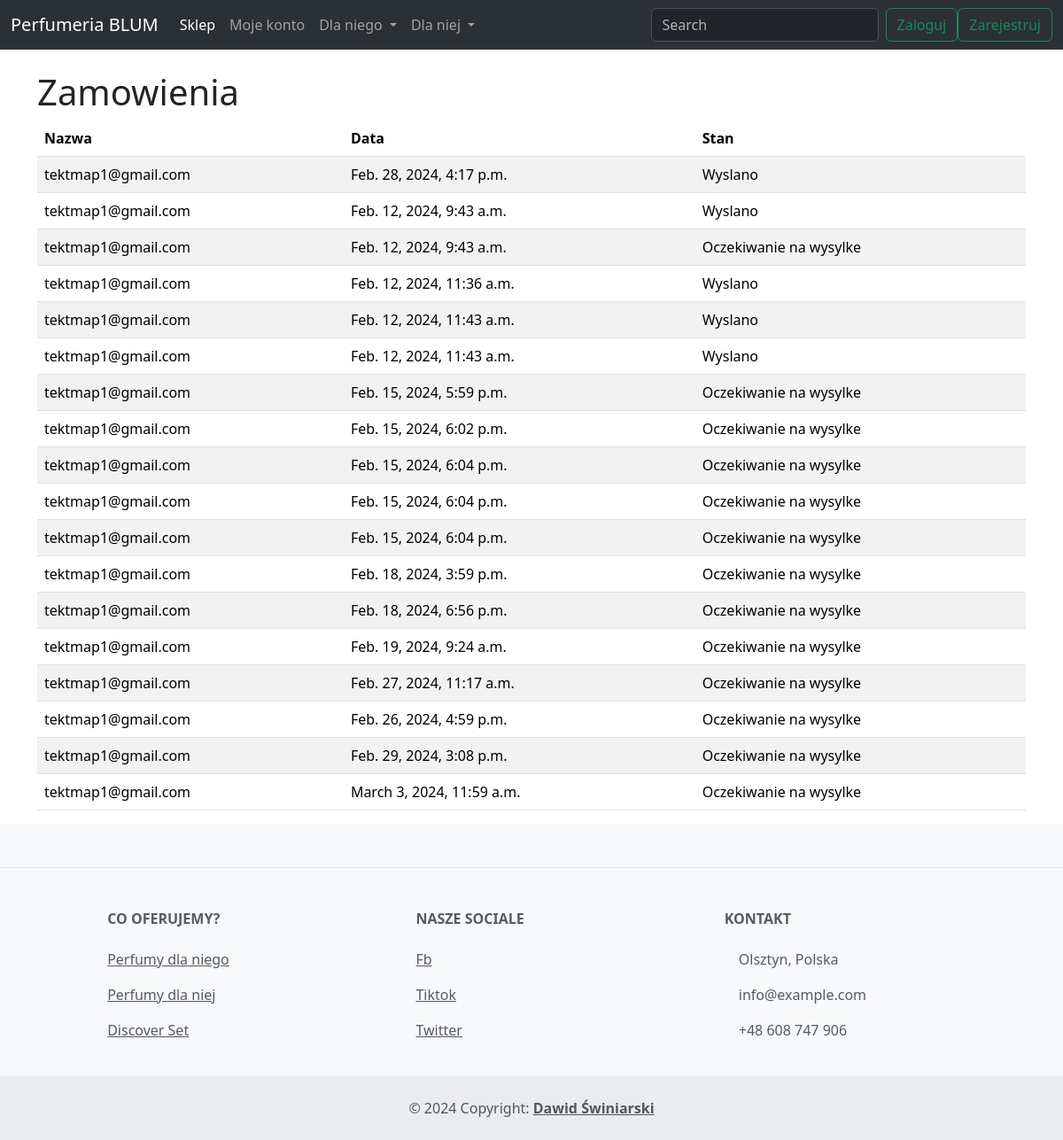
Page /my_orders/ (signed in) on the committed database.
### product/models.py (models this page shows, shortened)
class Card(models.Model):
    user = models.ForeignKey(to=User, on_delete=models.CASCADE, default="", blank=True)
    quantity = models.IntegerField(default=1, blank=True)
    price = models.IntegerField(default=0)
    street = models.CharField(max_length=100, default="", blank=True)
    city = models.CharField(max_length=100, default="", blank=True)
    postal_code = models.CharField(max_length=6, default="", blank=True)
    phone_number = models.CharField(max_length=9, default="", blank=True)
    email = models.EmailField(default="", blank=True)
    first_name = models.CharField(max_length=50, default="", blank=True)
    last_name = models.CharField(max_length=50, default="", blank=True)
    promo_code = models.CharField(max_length=10, default="", blank=True)
    is_order = models.BooleanField(default=False, blank=True)
    date = models.DateTimeField(default=django.utils.timezone.now, blank=True)
    is_shipped = models.BooleanField(default=False)
    is_delivered = models.BooleanField(default=False)

### users/models.py (models this page shows)
class User(AbstractUser):
    address = models.CharField(max_length=50,default="")
    phone_number = models.IntegerField(default=0)
    is_staff = models.BooleanField(default=False)
    USERNAME_FIELD = 'email'
    email = models.EmailField( unique=True)  # changes email to unique and blank to false
    REQUIRED_FIELDS = []  # removes email from REQUIRED_FIELDS

### product/views.py (the view)
# urls.py: path('my_orders/',UserOrders.as_view(),name='my_orders'),
class UserOrders(View):
    def get(self, request):
        orders = Card.objects.filter(user=request.user)
        context = {
            'orders': orders
        }
        return render(request, 'product/user_orderview.html', context=context)

### templates/product/user_orderview.html (shortened to what this page needs)
{% extends 'base.html' %}
{% block content %}
    <div class="container">
         <h1 class="mt-4">Zamowienia</h1>
            <div class="row">
                <div class="col-md-12">
                    <table class="table table-striped">
                        <thead>
                            <tr>
                                <th scope="col">Nazwa</th>
                                <th scope="col">Data</th>
                                <th scope="col">Stan</th>
                            </tr>
                        </thead>
                        <tbody>
                            {% for order in orders %}
                                <tr>
                                    <td>{{ order.user.email }}</td>
                                    <td>{{ order.date }}</td>
                                    {% if order.is_shipped %}
                                        <td>Wyslano</td>
                                    {% else %}
                                        <td>Oczekiwanie na wysylke</td>
                                    {% endif %}
                                </tr>
                            {% endfor %}
                        </tbody>
                    </table>
                </div>
        </div>
     </div>
{% endblock %}

### rows in the picture
Card: user.email "tektmap1@gmail.com", date "Feb. 28, 2024, 4:17 p.m.", is_shipped "Wyslano"
Card: user.email "tektmap1@gmail.com", date "Feb. 12, 2024, 9:43 a.m.", is_shipped "Wyslano"
Card: user.email "tektmap1@gmail.com", date "Feb. 12, 2024, 9:43 a.m.", is_shipped "Oczekiwanie na wysylke"
Card: user.email "tektmap1@gmail.com", date "Feb. 12, 2024, 11:36 a.m.", is_shipped "Wyslano"
Card: user.email "tektmap1@gmail.com", date "Feb. 12, 2024, 11:43 a.m.", is_shipped "Wyslano"
Card: user.email "tektmap1@gmail.com", date "Feb. 12, 2024, 11:43 a.m.", is_shipped "Wyslano"
Card: user.email "tektmap1@gmail.com", date "Feb. 15, 2024, 5:59 p.m.", is_shipped "Oczekiwanie na wysylke"
Card: user.email "tektmap1@gmail.com", date "Feb. 15, 2024, 6:02 p.m.", is_shipped "Oczekiwanie na wysylke"
Card: user.email "tektmap1@gmail.com", date "Feb. 15, 2024, 6:04 p.m.", is_shipped "Oczekiwanie na wysylke"
Card: user.email "tektmap1@gmail.com", date "Feb. 15, 2024, 6:04 p.m.", is_shipped "Oczekiwanie na wysylke"
Card: user.email "tektmap1@gmail.com", date "Feb. 15, 2024, 6:04 p.m.", is_shipped "Oczekiwanie na wysylke"
Card: user.email "tektmap1@gmail.com", date "Feb. 18, 2024, 3:59 p.m.", is_shipped "Oczekiwanie na wysylke"
Card: user.email "tektmap1@gmail.com", date "Feb. 18, 2024, 6:56 p.m.", is_shipped "Oczekiwanie na wysylke"
Card: user.email "tektmap1@gmail.com", date "Feb. 19, 2024, 9:24 a.m.", is_shipped "Oczekiwanie na wysylke"
Card: user.email "tektmap1@gmail.com", date "Feb. 27, 2024, 11:17 a.m.", is_shipped "Oczekiwanie na wysylke"
Card: user.email "tektmap1@gmail.com", date "Feb. 26, 2024, 4:59 p.m.", is_shipped "Oczekiwanie na wysylke"
Card: user.email "tektmap1@gmail.com", date "Feb. 29, 2024, 3:08 p.m.", is_shipped "Oczekiwanie na wysylke"
Card: user.email "tektmap1@gmail.com", date "March 3, 2024, 11:59 a.m.", is_shipped "Oczekiwanie na wysylke"
